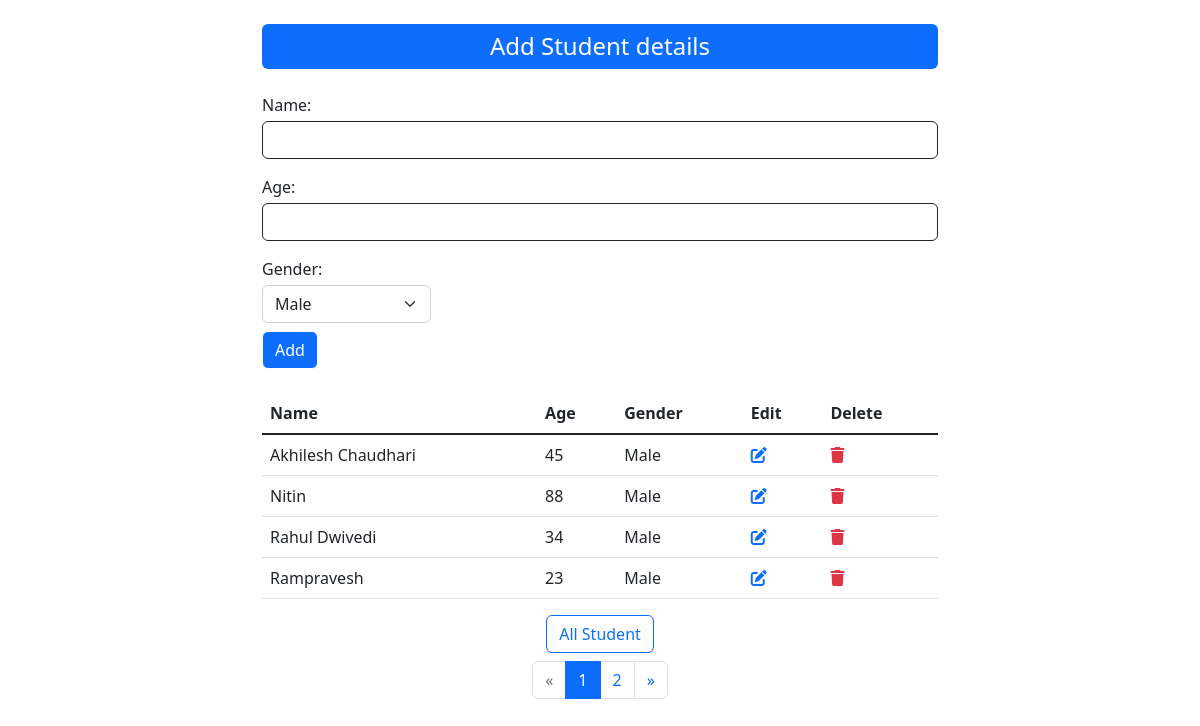
The app's page /, older data.
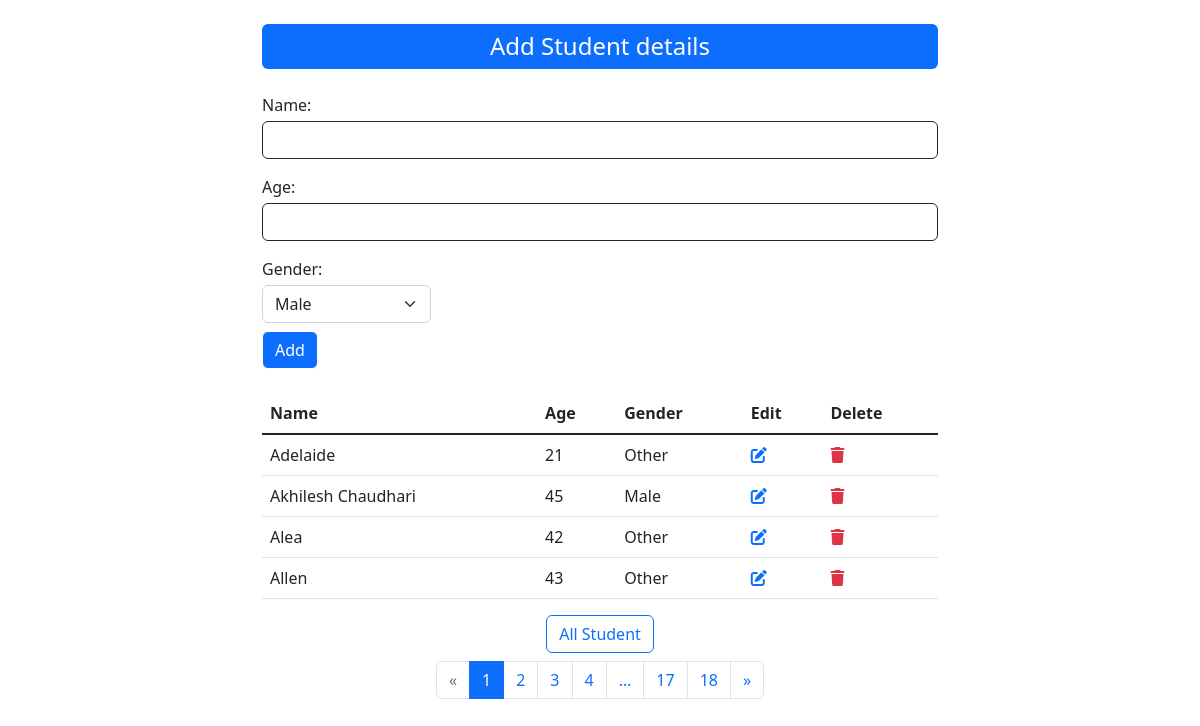
The same page, newer data.
### core/models.py (models this page shows)
class Student(models.Model):
    name = models.CharField(max_length=100)
    age = models.IntegerField()
    gender = models.CharField(choices=SELECT_GENDER,max_length=100)

### core/views.py (the view)
# urls.py: path("", views.home, name="home"),
def home(request):
    if request.method == "POST":
        form = StudentRegister(request.POST)
        if form.is_valid():
            data = form.cleaned_data
            name = data['name']
            age = data['age']
            gender = data['gender']
            s = Student.objects.create(name=name, age=age, gender=gender)
            messages.success(
                request, f"{s.name} data has been saved successfully")
            return redirect('/')
    else:
        form = StudentRegister()
    students = Student.objects.all()
    students = students.order_by("name")
    paginator = Paginator(students,per_page=4,orphans=2)
    page = request.GET.get('page')
    page_obj = paginator.get_page(page)
    page_range = paginator.get_elided_page_range(number=page)
    context = {
        'form': form,
        'students': students,
        'page_obj':page_obj
    }
    return render(request, "core/home.html", context)

### core/forms.py
class StudentRegister(forms.Form):
    name = forms.CharField(
        initial="", required=True, label_suffix=":", widget=forms.TextInput(attrs={"class": "form-control","atuocomplete":"off"}))
    age = forms.IntegerField(max_value=100, min_value=18, widget=forms.NumberInput(
        attrs={"class": "form-control"}))
    gender = forms.ChoiceField(choices=SELECT_GENDER, widget=forms.Select(
        attrs={"class": "form-select w-25"}))

### core/templates/core/home.html (shortened to what this page needs)
{% extends 'core/base.html' %}
{% load static %}
{% block content %}
<div class="container">
    <h4 class="bg-primary py-2 mt-4 rounded-2 text-center text-white mb-4">Add Student details</h4>
    <form action="" method="post" id="add-student" class="mb-4" autocomplete="off">
        {% for field in form %}
            <div class="form-input mt-3">
                <label class="mb-1" for="{{ field.auto_id }} ">{{field.label_tag|striptags}}</label>
                {{ field }}
            </div>
        {% endfor %}
        <input type="submit" value="Add" class="btn btn-primary mt-2">
    </form>
    <div class="student-details">
        <table class="table mt-4">
            <thead>
                <tr>
                    <th scope="col">Name</th>
                    <th scope="col">Age</th>
                    <th scope="col">Gender</th>
                    <th scope="col">Edit</th>
                    <th scope="col">Delete</th>
                </tr>
            </thead>
            <tbody class="table-group-divider">
                {% for student in page_obj %}
                    <tr>
                        <td scope="row">{{ student.name }}</td>
                        <td scope="row">{{ student.age }}</td>
                        <td scope="row">{{ student.gender }}</td>
                         <td scope="row">
                            <a class="btn-sm" href="{% url 'edit' student.id %}">
                                <i class="fa-solid fa-edit"></i>
                            </a>
                        </td>
                        <td scope="row">
                            <a class="text-danger btn-sm" href="{% url 'delete' student.id %}">
                                <i class="fa-solid fa-trash"></i>
                            </a>
                        </td>
                    </tr>
                {% endfor %}
            </tbody>
        </table>
        <div class="text-center mx-3">
            <a href="{% url "allstudent" %}" class="btn btn-outline-primary">All Student</a>
        </div>
        <ul class="pagination justify-content-center flex-wrap mt-2 mb-4">
            {% if page_obj.has_previous %}
                <li class="page-item"><a class="page-link" href="?page={{ page_obj.previous_page_number }}">&laquo;</a></li>
            {% else %}
                <li class="disabled page-item"><span class="page-link">&laquo;</span></li>
            {% endif %}
            {% for i in page_range|default_if_none:page_obj.paginator.get_elided_page_range %}
                {% if page_obj.number == i %}
                    <li class="active page-item">
                        <span class="page-link">{{ i }} <span class="sr-only bg-black">(current)</span></span>
                    </li>
                {% else %}
                    {% if i == page_obj.paginator.ELLIPSIS %}
                        <li class="page-item"><span class="page-link">{{ i }}</span></li>
                    {% else %}
                        <li class="page-item"><a class="page-link" href="?page={{ i }}">{{ i }}</a></li>
                    {% endif %}
                {% endif %}
            {% endfor %}
            {% if page_obj.has_next %}
                <li class="page-item"><a class="page-link" href="?page={{ page_obj.next_page_number }}">&raquo;</a></li>
            {% else %}
                <li class="disabled page-item"><span class="page-link">&raquo;</span></li>
            {% endif %}
        </ul>
    </div>
</div>
{% endblock content %}

### core/templates/core/base.html (shortened to what this page needs)
<!DOCTYPE html>
{% load static %}
<html lang="en">
<head>
    <link href="https://cdn.jsdelivr.net/npm/bootstrap@5.2.0/dist/css/bootstrap.min.css" rel="stylesheet"
>
    <link rel="stylesheet" href="https://cdnjs.cloudflare.com/ajax/libs/font-awesome/6.1.1/css/all.min.css"
 />
    <link rel="stylesheet" href="{% static 'core/style.css' %}">
</head>
<body>
    {% block content %}{% endblock content %}
</body>
</html>

### core/static/core/style.css (style rules this page uses)
.container { width: clamp(500px, 80%, 700px); ; }
a { transition: 300ms; }
input { box-shadow: none !important; outline: none !important; border:1px solid !important; transition: all 200ms; }

Row changes from the older to the newer data that the page shows:
no longer on this page (row unchanged): Student: name "Nitin", age "88", gender "Male"
removed Student: name "Rahul Dwivedi", age "34", gender "Male"
removed Student: name "Rampravesh", age "23", gender "Male"
added Student: name "Adelaide", age "21", gender "Other"
added Student: name "Alea", age "42", gender "Other"
added Student: name "Allen", age "43", gender "Other"
Text that changed along with them:
new list line: "3"
new list line: "4"
new list line: "17"
new list line: "18"
